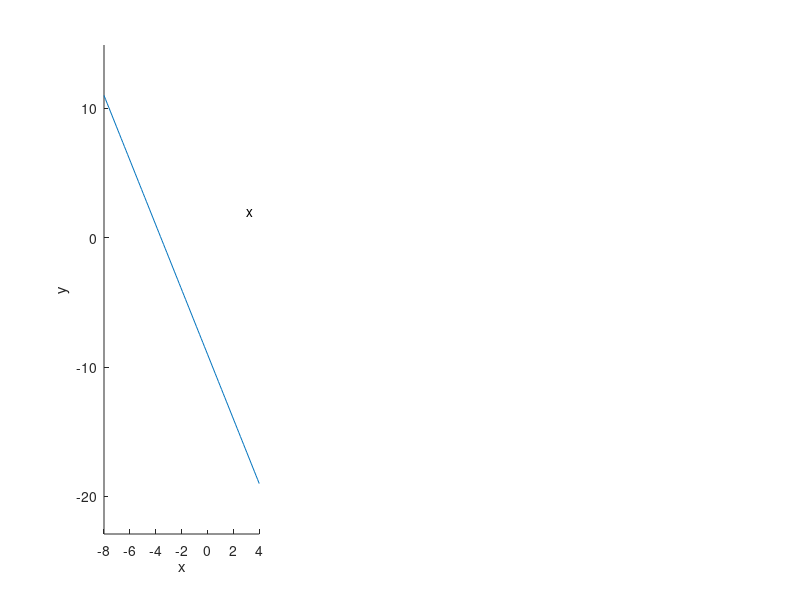

Here is the MATLAB script that generated this plot: (Note: this script raises an error after producing the figure.)
close all; clc;

origin=[0 0]';
x = [3 2]';
v0 = [-2 -4]'; % offset
v = [-2 5]'; % slope
t=linspace(-3,3);

A=-v.*t+v0;


figure;

axis equal;
%l2 norm
subplot(1,3,1);
xlabel('x');
ylabel('y');
text(3,2,'x');
hold on
plot(A(1,:), A(2,:));
axis equal;
l2_norm=sqrt(dot(A-x,A-x));
[~,ind2]=min(l2_norm);
drawcircle(x(1, :), x(2, :), l2_norm(ind2))
plot(A(1,ind2),A(2,ind2),'o');

%l1 norm
subplot(1,3,2);
xlabel('x');
ylabel('y');
text(3,2,'x');
hold on
plot(A(1,:), A(2,:));
axis equal;
l1_norm=sum(abs(A-x));
[~,ind1]=min(l1_norm);
drawdiamond(x(1, :), x(2, :), l1_norm(ind1))
plot(A(1,ind1),A(2,ind1),'o');

%linf norm
subplot(1,3,3);
xlabel('x');
ylabel('y');
text(3,2,'x');
hold on
plot(A(1,:), A(2,:));
axis equal;
linf_norm=max(abs(A-x));
[~,ind_inf]=min(linf_norm);
drawsquare(x(1, :), x(2, :), linf_norm(ind_inf))
plot(A(1,ind_inf),A(2,ind_inf),'o');


function drawcircle(x,y,r)
%(x,y) -center
%r - radius
th = 0:pi/50:2*pi;
xunit = r * cos(th) + x;
yunit = r * sin(th) + y;
plot(xunit, yunit);
end

function drawdiamond(x,y,r)
%(x,y) -center
%r - from center to vertices
ver=[x-r y;x y-r;x+r y;x y+r];
pgon=polyshape(ver);
plot(pgon);
end

function drawsquare(x,y,r)
%(x,y) -center
%r - from center to 4 sides
ver=[x-r y+r;x-r y-r;x+r y-r;x+r y+r];
pgon=polyshape(ver);
plot(pgon);
end